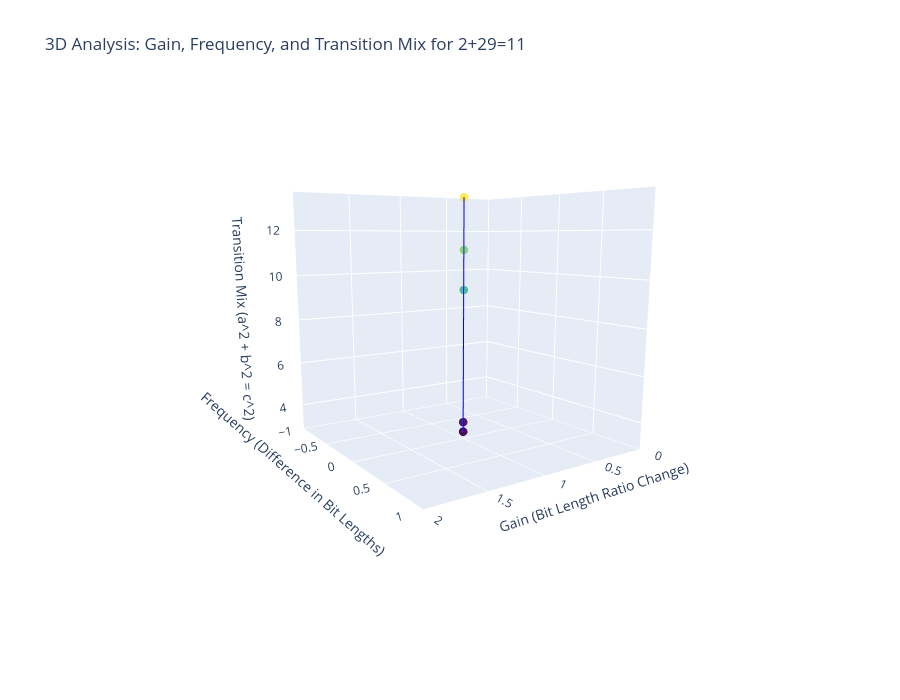

The cell this chart's notebook holds for it:
### Code cell
# Initialize the character and base for "2+2=9"
input_text = "2+29=11"
base = 16

# Initialize lists for X, Y, Z values
x_values = []  # Gain (ratio of change for each bit length)
y_values = []  # Frequency (difference between initial and iterative bit lengths)
z_values = []  # Pythagorean result (a^2 + b^2 = c^2)

# Process each character in the input text
initial_bit_length = len(bin(ord(input_text[0]))[2:])  # Bit length of the first character
for i, char in enumerate(input_text):
    ascii_value = ord(char)  # ASCII value
    quotient = ascii_value // base  # Quotient in hex conversion
    remainder = ascii_value % base  # Remainder in hex conversion
    hex_value = f"{quotient:X}{remainder:X}"  # Hexadecimal representation

    # Gain: Ratio of change for bit lengths (current bit length vs previous bit length)
    current_bit_length = len(bin(ascii_value)[2:])  # Current bit length
    if i > 0:
        previous_bit_length = len(bin(ord(input_text[i - 1]))[2:])
        gain = current_bit_length / previous_bit_length if previous_bit_length != 0 else 0
    else:
        gain = 1  # No gain for the first character

    # Frequency: Difference between initial bit length and current bit length
    frequency = abs(current_bit_length - initial_bit_length)

    # Pythagorean result: sqrt(a^2 + b^2)
    a = quotient
    b = remainder
    c = math.sqrt(a**2 + b**2)

    # Append results
    x_values.append(gain)
    y_values.append(frequency)
    z_values.append(c)

# Create 3D plot
fig = go.Figure()

fig.add_trace(go.Scatter3d(
    x=x_values,
    y=y_values,
    z=z_values,
    mode='markers+lines',
    marker=dict(size=5, color=z_values, colorscale='Viridis', opacity=0.8),
    line=dict(color='blue', width=2),
    name="Hex Stack Gain-Frequency Analysis"
))

# Update layout for visualization
fig.update_layout(
    title=f"3D Analysis: Gain, Frequency, and Transition Mix for {input_text}",
    scene=dict(
        xaxis_title="Gain (Bit Length Ratio Change)",
        yaxis_title="Frequency (Difference in Bit Lengths)",
        zaxis_title="Transition Mix (a^2 + b^2 = c^2)"
    ),
    height=700,
    width=900
)

# Show the plot
fig.show()

### Figure 1 — Plotly figure (JSON) as saved in the notebook; plotly's stock layout.template omitted (floating-point values rounded to 4 significant figures)
{"data": [{"line": {"color": "blue", "width": 2}, "marker": {"color": [3.606, 11.18, 3.606, 9.487, 13.34, 3.162, 3.162], "colorscale": [[0, "#440154"], [0.1111, "#482878"], [0.2222, "#3e4989"], [0.3333, "#31688e"], [0.4444, "#26828e"], [0.5556, "#1f9e89"], [0.6667, "#35b779"], [0.7778, "#6ece58"], [0.8889, "#b5de2b"], [1, "#fde725"]], "opacity": 0.8, "size": 5}, "mode": "markers+lines", "name": "Hex Stack Gain-Frequency Analysis", "type": "scatter3d", "x": [1, 1, 1, 1, 1, 1, 1], "y": [0, 0, 0, 0, 0, 0, 0], "z": [3.606, 11.18, 3.606, 9.487, 13.34, 3.162, 3.162]}], "layout": {"height": 700, "scene": {"aspectmode": "auto", "aspectratio": {"x": 1, "y": 1, "z": 1}, "camera": {"center": {"x": 0.09906, "y": 0.05044, "z": -0.1495}, "eye": {"x": 1.434, "y": 2.04, "z": 0.3209}, "projection": {"type": "perspective"}, "up": {"x": 0, "y": 0, "z": 1}}, "xaxis": {"title": {"text": "Gain (Bit Length Ratio Change)"}, "type": "linear"}, "yaxis": {"title": {"text": "Frequency (Difference in Bit Lengths)"}, "type": "linear"}, "zaxis": {"title": {"text": "Transition Mix (a^2 + b^2 = c^2)"}, "type": "linear"}}, "title": {"text": "3D Analysis: Gain, Frequency, and Transition Mix for 2+29=11"}, "width": 900}}
